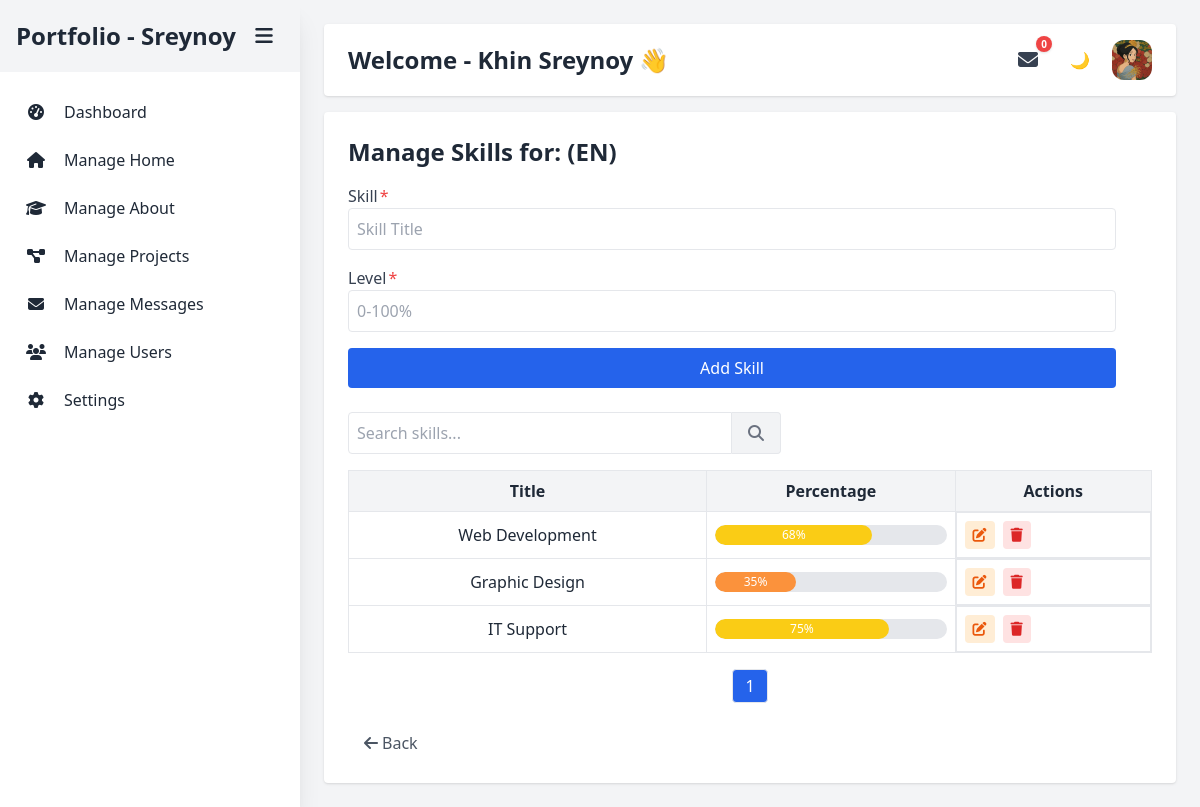
/skills.php (signed in), run on the app's committed database.
### tables this page shows
CREATE TABLE IF NOT EXISTS `users` (
  `id` int NOT NULL AUTO_INCREMENT,
  `username` varchar(50) NOT NULL,
  `email` varchar(100) NOT NULL,
  `password` varchar(255) DEFAULT NULL,
  `full_name` varchar(100) DEFAULT NULL,
  `user_profile` varchar(255) DEFAULT NULL,
  `role` varchar(20) DEFAULT NULL,
  `created_at` timestamp NULL DEFAULT CURRENT_TIMESTAMP,
  `updated_at` timestamp NULL DEFAULT CURRENT_TIMESTAMP ON UPDATE CURRENT_TIMESTAMP,
  `is_default_admin` tinyint(1) DEFAULT '0',
  PRIMARY KEY (`id`),
  UNIQUE KEY `email` (`email`)
);

CREATE TABLE IF NOT EXISTS `skills` (
  `id` int NOT NULL AUTO_INCREMENT,
  `home_id` int NOT NULL,
  `name` varchar(100) NOT NULL,
  `level` varchar(50) DEFAULT NULL,
  `lang` varchar(10) DEFAULT 'en',
  `created_at` timestamp NULL DEFAULT CURRENT_TIMESTAMP,
  `updated_at` timestamp NULL DEFAULT CURRENT_TIMESTAMP ON UPDATE CURRENT_TIMESTAMP,
  PRIMARY KEY (`id`),
  KEY `home_id` (`home_id`)
);

### skills.php (the view, shortened to what this page needs)
<?php include 'includes/header.php'; ?>
<?php
    $lang = $_GET['lang'] ?? 'en';
    $search = $_GET['search'] ?? '';
    $itemsPerPage = 10;
    $page = isset($_GET['page']) && is_numeric($_GET['page']) ? (int)$_GET['page'] : 1;
    $offset = ($page - 1) * $itemsPerPage;
    $home_id = isset($_GET['home_id']) ? intval($_GET['home_id']) : 0;
    $editSkill = null;
    if ($search) {
        $searchParam = "%$search%";
        $countStmt = $conn->prepare("SELECT COUNT(*) FROM skills WHERE lang = ? AND name LIKE ?");
        $countStmt->bind_param("ss", $lang, $searchParam);
    } else {
        $countStmt = $conn->prepare("SELECT COUNT(*) FROM skills WHERE lang = ?");
        $countStmt->bind_param("s", $lang);
    }
    $countStmt->execute();
    $countStmt->bind_result($totalSkills);
    $totalPages = ceil($totalSkills / $itemsPerPage);
    if ($search) {
        $stmt = $conn->prepare("SELECT * FROM skills WHERE lang = ? AND name LIKE ? ORDER BY id DESC LIMIT ? OFFSET ?");
        $stmt->bind_param("ssii", $lang, $searchParam, $itemsPerPage, $offset);
    } else {
        $stmt = $conn->prepare("SELECT * FROM skills WHERE lang = ? ORDER BY id DESC LIMIT ? OFFSET ?");
        $stmt->bind_param("sii", $lang, $itemsPerPage, $offset);
    }
    $stmt->execute();
    $skills = $stmt->get_result();
?>
<div class="flex min-h-screen">
    <?php include 'includes/sidebar.php'; ?>
    <main class="flex-1 p-6">
        <?php  include 'includes/topbar.php'; ?>
        <div class="max-w-full mx-auto bg-white dark:bg-gray-800 p-6 rounded shadow">
            <form method="post" class="grid grid-cols-1 gap-4 mb-6 max-w-3xl">
                <h2 class="text-2xl font-bold">Manage Skills for:
                    (<?= strtoupper(htmlspecialchars($lang)) ?>)
                </h2>
                <label class="flex flex-col">
                    <span class="text-gray-700 dark:text-gray-300 after:ml-0.5 after:text-red-500 after:content-['*']">Skill</span>
                    <input class="dark:bg-gray-700 border dark:border-gray-600 p-2 rounded" type="text" name="name" placeholder="Skill Title" required value="<?= htmlspecialchars($editSkill['name'] ?? '') ?>">
                </label>
                <label class="flex flex-col">
                    <span class="text-gray-700 dark:text-gray-300 after:ml-0.5 after:text-red-500 after:content-['*']">Level</span>
                    <input class="dark:bg-gray-700 border dark:border-gray-600 p-2 rounded" type="number" name="level" placeholder="0-100%" min="1" max="100" required value="<?= htmlspecialchars($editSkill['level'] ?? '') ?>">
                </label>
                <button name="<?= $editSkill ? 'update_skill' : 'add_skill' ?>" type="submit"
                        class="bg-blue-600 text-white py-2 px-4 rounded hover:bg-blue-700">
                    <?= $editSkill ? 'Update Skill' : 'Add Skill' ?>
                </button>
            </form>
            <form method="get" class="mb-4 flex flex-col sm:flex-row sm:items-center">
                <input class="dark:bg-gray-700 border dark:border-gray-600 p-2 rounded-l w-full max-w-sm mb-2 sm:mb-0" type="text" name="search" placeholder="Search skills..." value="<?= htmlspecialchars($search) ?>">
                <button type="submit" class="bg-gray-200/50 dark:bg-gray-700 text-gray-500 dark:text-gray-300 py-2 px-4 rounded-r border-y border-r dark:border-gray-600 hover:bg-gray-200/70 dark:hover:bg-gray-600">
                    <i class="fa-solid fa-magnifying-glass"></i>
                </button>
            </form>
            <table class="w-full border border-collape">
                <thead class="bg-gray-100 dark:bg-gray-700">
                <tr>
                    <th class="p-2 border dark:border-gray-600">Title</th>
                    <th class="p-2 border dark:border-gray-600">Percentage</th>
                    <th class="p-2 border dark:border-gray-600">Actions</th>
                </tr>
                </thead>
                <tbody>
                <?php while ($row = $skills->fetch_assoc()): ?>
                    <tr class="text-center border-b <?= $editSkill && $editSkill['id'] == $row['id'] ? 'bg-yellow-100' : '' ?>">
                        <td class="p-2 border dark:border-gray-600"><?= htmlspecialchars($row['name']) ?></td>
                        <td class="p-2 border dark:border-gray-600">
                            <?php
                                $percent = intval($row['level']);
                                $colorClass = 'bg-blue-500';
                                if ($percent >= 80) {
                                    $colorClass = 'bg-green-500';
                                } elseif ($percent >= 50) {
                                    $colorClass = 'bg-yellow-400';
                                } elseif ($percent >= 30) {
                                    $colorClass = 'bg-orange-400';
                                } else {
                                    $colorClass = 'bg-red-500';
                                }
                                $textInside = $percent >= 20;
                            ?>
                            <div class="relative w-full bg-gray-200 rounded-full h-5 overflow-hidden">
                                <div
                                    class="progress-bar h-5 text-white text-xs flex items-center <?= $textInside ? 'justify-center' : '' ?> <?= $colorClass ?> rounded-full"
                                    style="width: 0%"
                                    data-percent="<?= $percent ?>">
                                    <?= $textInside ? $percent . '%' : '' ?>
                                </div>
                            </div>
                        </td>
                        <td class="flex p-2 border dark:border-gray-600">
                            <a href="skills.php?edit=<?= $row['id'] ?>&home_id=<?= $home_id ?>" class="inline-block text-sm px-2 py-1 mr-2 rounded bg-orange-100 text-orange-600">
                                <i class="fa-solid fa-pen-to-square"></i>
                            </a>
                            <a href="?delete=<?= $row['id'] ?>&home_id=<?= $home_id ?>" onclick="return confirm('Are you sure? You want to delete this skill?')" class="inline-block text-sm px-2 py-1 rounded bg-red-100 text-red-600">
                                <i class="fa-solid fa-trash"></i>
                            </a>
                        </td>
                    </tr>
                <?php endwhile; ?>
                </tbody>
            </table>
            <div class="mt-4 flex justify-center space-x-2">
                <?php for ($i = 1; $i <= $totalPages; $i++): ?>
                    <a href="?lang=<?= $lang ?>&search=<?= urlencode($search) ?>&page=<?= $i ?>"
                    class="px-3 py-1 border rounded <?= $i === $page ? 'bg-blue-600 text-white' : 'hover:bg-gray-200' ?>">
                        <?= $i ?>
                    </a>
                <?php endfor; ?>
            </div>
            <div class="mt-6">
                <?php
                    include "components/back-button.php";
                ?>
            </div>
        </div>
    </main>
</div>
<?php include 'includes/footer.php'; ?>

### includes/sidebar.php (shortened to what this page needs)
<?php
$currentPage = basename($_SERVER['PHP_SELF']);
?>
<aside id="sidebar" class="sticky top-0 h-screen bg-white dark:bg-gray-800 shadow-xl transition-all duration-300 ease-in-out overflow-hidden w-1/3 xl:w-1/6 lg:w-1/4">
    <nav>
        <div class="flex items-center justify-between bg-gray-100 dark:bg-gray-700 py-4 px-4">
            <h2 class="menu-title text-2xl font-bold capitalize">Portfolio - <?= htmlspecialchars($userName) ?></h2>
            <button id="toggleSidebar" class="flex items-center justify-center w-10 h-10 hover:bg-gray-300/50 p-2 text-xl rounded-lg" title="Toggle Menu">
                <i class="fas fa-bars"></i>
            </button>
        </div>
        <ul class="mt-4">
            <li>
                <a href="dashboard.php"
                   class="menu-item flex items-center gap-2 py-1 px-4 hover:bg-gray-200 dark:hover:bg-gray-700 block <?= $currentPage === 'dashboard.php' ? 'bg-gray-100 dark:bg-gray-700 font-semibold' : '' ?>">
                   <div class="flex items-center justify-center w-10 h-10"><i class="fas fa-tachometer-alt"></i> </div>
                    <span class="menu-text">Dashboard</span>
                </a>
            </li>
            <li>
                <a href="home.php"
                   class="menu-item flex items-center gap-2 py-1 px-4 hover:bg-gray-200 dark:hover:bg-gray-700 block <?= $currentPage === 'home.php' ? 'bg-gray-100 dark:bg-gray-700 font-semibold' : '' ?>">
                    <div class="flex items-center justify-center w-10 h-10"><i class="fas fa-home"></i> </div>
                    <span class="menu-text">Manage Home</span>
                </a>
            </li>
            <li>
                <a href="about.php"
                   class="menu-item flex items-center gap-2 py-1 px-4 hover:bg-gray-200 dark:hover:bg-gray-700 block <?= $currentPage === 'about.php' ? 'bg-gray-100 dark:bg-gray-700 font-semibold' : '' ?>">
                    <div class="flex items-center justify-center w-10 h-10"><i class="fas fa-graduation-cap"></i> </div>
                    <span class="menu-text">Manage About</span>
                </a>
            </li>
            <li>
                <a href="projects.php"
                   class="menu-item flex items-center gap-2 py-1 px-4 hover:bg-gray-200 dark:hover:bg-gray-700 block <?= $currentPage === 'projects.php' ? 'bg-gray-100 dark:bg-gray-700 font-semibold' : '' ?>">
                    <div class="flex items-center justify-center w-10 h-10"><i class="fas fa-project-diagram"></i> </div>
                    <span class="menu-text">Manage Projects</span>
                </a>
            </li>
            <li>
                <a href="messages.php"
                   class="menu-item flex items-center gap-2 py-1 px-4 hover:bg-gray-200 dark:hover:bg-gray-700 block <?= $currentPage === 'messages.php' ? 'bg-gray-100 dark:bg-gray-700 font-semibold' : '' ?>">
                    <div class="flex items-center justify-center w-10 h-10"><i class="fas fa-envelope"></i> </div>
                    <span class="menu-text">Manage Messages</span>
                </a>
            </li>
            <li>
                <a href="users.php"
                    class="menu-item flex items-center gap-2 py-1 px-4 hover:bg-gray-200 dark:hover:bg-gray-700 block <?= $currentPage === 'users.php' ? 'bg-gray-100 dark:bg-gray-700 font-semibold' : '' ?>">
                    <div class="flex items-center justify-center w-10 h-10"><i class="fas fa-users"></i> </div>
                    <span class="menu-text">Manage Users</span>
                </a>
            </li>
            <li>
                <a href="settings.php"
                    class="menu-item flex items-center gap-2 py-1 px-4 hover:bg-gray-200 dark:hover:bg-gray-700 block <?= $currentPage === 'settings.php' ? 'bg-gray-100 dark:bg-gray-700 font-semibold' : '' ?>">
                    <div class="flex items-center justify-center w-10 h-10"><i class="fa-solid fa-gear"></i> </div>
                    <span class="menu-text">Settings</span>
                </a>
            </li>
        </ul>
    </nav>
</aside>

### includes/topbar.php (shortened to what this page needs)
<header class="sticky top-0 flex justify-between items-center px-6 py-4 mb-4 rounded bg-white dark:bg-gray-800 shadow">
    <h1 class="text-2xl font-bold capitalize">Welcome - <?= htmlspecialchars($siteTitle) ?> 👋</h1>
    <div class="flex gap-3 items-center">
        <div class="relative ml-4">
            <button id="messageToggle"
                class="relative flex items-center justify-center w-10 h-10 p-2 rounded-lg dark:border-gray-600 hover:bg-gray-200 dark:hover:bg-gray-700 focus:outline-none">
                <i class="fas fa-envelope text-xl text-gray-700"></i>
                <span id="unread-badge"
                    class="absolute -top-1 -right-1 w-4 h-4 flex items-center justify-center bg-red-500 text-white text-[10px] font-bold animate-bounce p-1.5 rounded-full leading-none shadow">0</span>
            </button>
        </div>
        <button id="dark-mode-toggle" aria-label="Toggle Dark Mode"
            class="w-10 h-10 p-2 rounded-lg dark:border-gray-600 hover:bg-gray-200 dark:hover:bg-gray-700">
        </button>
        <div class="relative group">
            <button class="w-10 h-10 rounded-xl overflow-hidden flex items-center justify-center">
                <?php if ($userProfile): ?>
                    <img src="<?= htmlspecialchars($userProfile) ?>" alt="Profile" class="w-full h-full object-cover">
                <?php else: ?>
                    <span class="text-sm">N/A</span>
                <?php endif; ?>
            </button>
        </div>
    </div>
</header>

### data on the page
users: username "Sreynoy", full_name "Khin Sreynoy", user_profile (picture)
skills: name "Web Development", level "68"
skills: name "Graphic Design", level "35"
skills: name "IT Support", level "75"

### other printed values
$lang "EN"
$label "Back"
